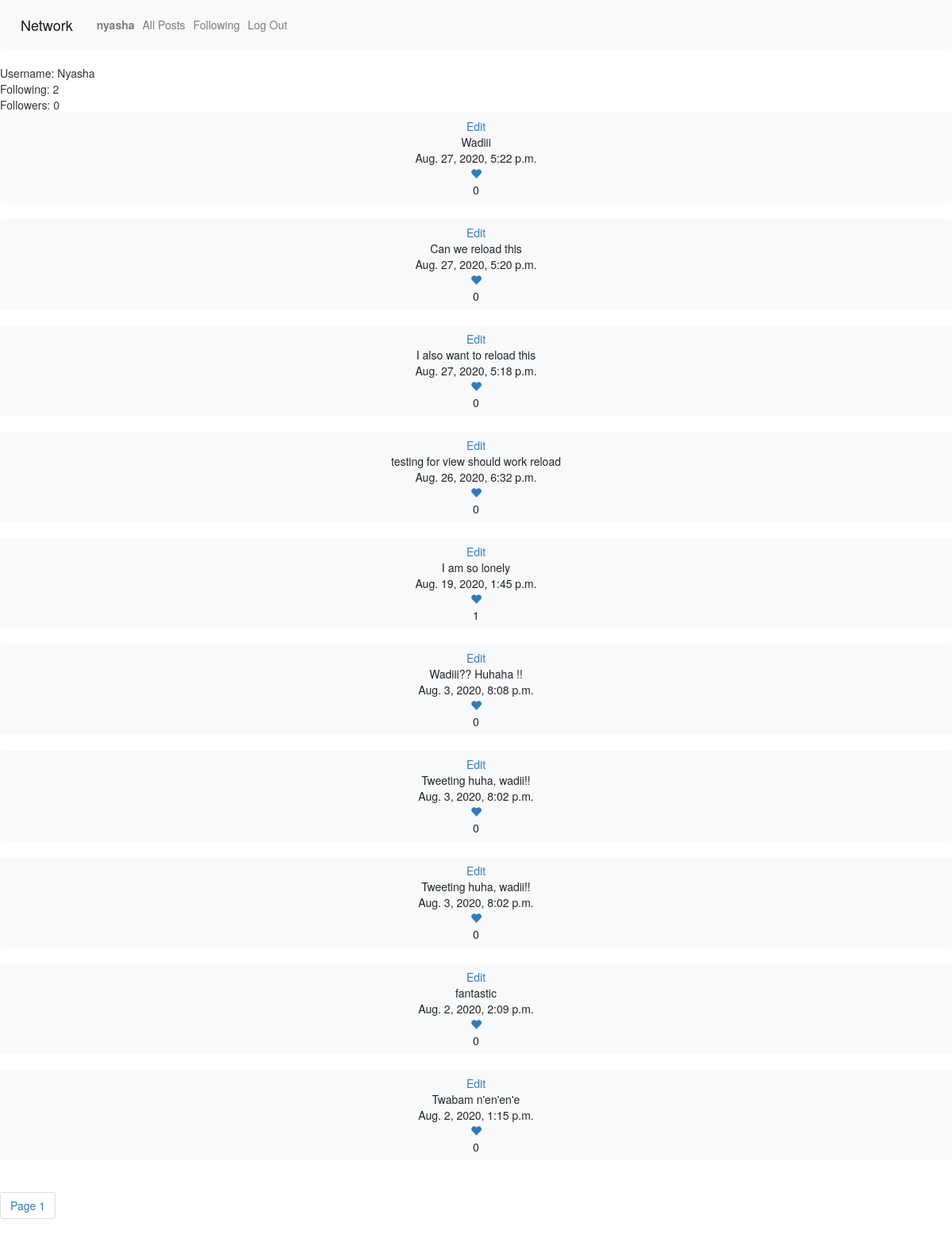
Page /user_profile/5 (signed in) on the committed database.
### network/models.py (models this page shows, shortened)
class User(AbstractUser):
    def serialize(self):
        return{
            "id": self.id,
            "username":self.username,
            "tweets": [{"id":tweets.id,"body": tweets.body, "time": tweets.timestamp} for tweets in self.tweets.order_by("-timestamp").all()],
            "following":[user.following_user_id.id for user in self.following.all()],
            "followers":[user.user_id.id for user in self.followers.all()]
        }

class Tweet(models.Model):
    user = models.ForeignKey(User, related_name="tweets", on_delete=models.CASCADE)
    body = models.TextField(blank=True)
    timestamp = models.DateTimeField(auto_now_add=True)

### network/views.py (the view)
# urls.py: path("user_profile/<int:user_id>", views.user_profile, name="user_profile"),
@csrf_exempt
@login_required
def user_profile(request, user_id):
    try:
        user_prof = User.objects.get(pk=user_id)
    except User.DoesNotExist:
        return JsonResponse({"error": "User not found."}, status=404)
    if request.method == "GET":
        tweets = Tweet.objects.filter(user=user_id)
        tweets = tweets.order_by("-timestamp").all()
        paginator = Paginator(tweets, 10)
        page_number = request.GET.get('page')
        tweets_obj = paginator.get_page(page_number)
        context = {'user_prof': user_prof,
                    'tweets_obj': tweets_obj}
        return render(request, 'network/tryed.html',  context)
    elif request.method == "POST":
        user_id = User.objects.get(pk=user_id)
        following = UserFollowing(user_id=request.user, following_user_id=user_id)
        following.save()
        return JsonResponse({"message": "Following made successfully."}, status=201)
    elif request.method == "DELETE":
        user_id = User.objects.get(pk=user_id)
        unfollow = UserFollowing.objects.get(user_id=request.user,following_user_id=user_id)
        unfollow.delete()
        return JsonResponse({"message": "Unfollowing succesful"}, status=201)
    else:
        return JsonResponse({"message": "GET/POST/DELETE error"}, status=404)

### network/templates/network/tryed.html (shortened to what this page needs)
{% extends "network/layout.html" %}
{% load static %}
{% block body %}
<div id="poster_profile_view">
    <div id="poster-box-heading">Username: {{user_prof.username.capitalize}}</div>
    <div id="poster-followings">Following: {{user_prof.following.count}}</div>
    <div id="poster-followers">Followers: {{user_prof.followers.count}}</div>
    <div id="poster_profile_tweets">
        {% for tweet in tweets_obj %}
        <button class="tweet btn btn-light bd btn-block" data-id={{tweet.user.id}}><a href="#" class="edit" data-tweet={{tweet.id}}>Edit</a><br><div class ="tweet_body">{{tweet.body}}</div>{{tweet.timestamp}}<br><form class="like_form"><a href="#" type="submit" class="like" data-id={{tweet.id}}><span class="glyphicon glyphicon-heart"></span></a><div class="like_count">{{tweet.likes.count}}</div></form></button><br>
        {% endfor %}
    </div>
        <div class="pagination_view">
            <span class="step-links">
                <ul class="pagination">
                    <li class="page-item"><a class="page-link"><span class="current">Page {{ tweets_obj.number }}</span></a></li>
                    </ul>
            </span>
        </div>
</div>
{% endblock %}

### network/templates/network/layout.html (shortened to what this page needs)
{% load static %}
<!DOCTYPE html>
<html lang="en">
    <head>
        <link rel="stylesheet" href="https://stackpath.bootstrapcdn.com/bootstrap/4.4.1/css/bootstrap.min.css">
        <link href="{% static 'network/styles.css' %}" rel="stylesheet">
        <link rel="stylesheet" href="https://maxcdn.bootstrapcdn.com/bootstrap/3.4.0/css/bootstrap.min.css">
    </head>
    <body>
        <nav class="navbar navbar-expand-lg navbar-light bg-light">
            <a class="navbar-brand" href="#">Network</a>
            <div>
              <ul class="navbar-nav mr-auto">
                {% if user.is_authenticated %}
                    <li class="nav-item">
                        <a  class="nav-link" href="{% url 'user_profile' request.user.id %}"><strong>{{ user.username }}</strong></a>
                    </li>
                {% endif %}
                <li class="nav-item">
                  <a id ="all_posts" class="nav-link" href="{% url 'index' %}">All Posts</a>
                </li>
                {% if user.is_authenticated %}
                    <li class="nav-item">
                        <a id ="following" class="nav-link" href="{% url 'followingbox'%}">Following</a>
                    </li>
                    <li class="nav-item">
                        <a class="nav-link" href="{% url 'logout' %}">Log Out</a>
                    </li>
                {% endif %}
              </ul>
            </div>
          </nav>
        <div class="body">
            {% block body %}
            {% endblock %}
        </div>
    </body>
</html>

### network/static/network/styles.css (style rules this page uses)
.bd { border-color:gray; }

### rows in the picture
User: username "nyasha", username "Nyasha", following.count "2", followers.count "0"
Tweet: body "Wadiii", timestamp "Aug. 27, 2020, 5:22 p.m.", likes.count "0"
Tweet: body "Can we reload this", timestamp "Aug. 27, 2020, 5:20 p.m.", likes.count "0"
Tweet: body "I also want to reload this", timestamp "Aug. 27, 2020, 5:18 p.m.", likes.count "0"
Tweet: body "testing for view should work reload", timestamp "Aug. 26, 2020, 6:32 p.m.", likes.count "0"
Tweet: body "I am so lonely", timestamp "Aug. 19, 2020, 1:45 p.m.", likes.count "1"
Tweet: body "Wadiii?? Huhaha !!", timestamp "Aug. 3, 2020, 8:08 p.m.", likes.count "0"
Tweet: body "Tweeting huha, wadii!!", timestamp "Aug. 3, 2020, 8:02 p.m.", likes.count "0"
Tweet: body "Tweeting huha, wadii!!", timestamp "Aug. 3, 2020, 8:02 p.m.", likes.count "0"
Tweet: body "fantastic", timestamp "Aug. 2, 2020, 2:09 p.m.", likes.count "0"
Tweet: body "Twabam n'en'en'e", timestamp "Aug. 2, 2020, 1:15 p.m.", likes.count "0"

### other values in the picture
{{ tweets_obj.number }} "1"
